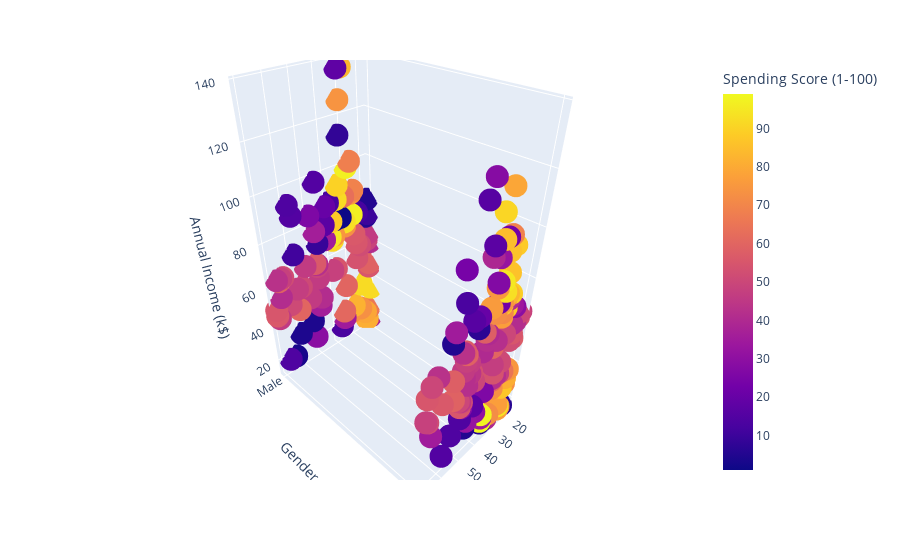

Source (notebook cell):
### Code cell
plt.figure(figsize=(20,20))
import plotly.express as px
fig = px.scatter_3d(df, x='Age', y='Gender', z='Annual Income (k$)',#hue='Gender')
color='Spending Score (1-100)')
fig.show()

### Figure 1 — Plotly figure (JSON) as saved in the notebook; plotly's stock layout.template omitted (floating-point values rounded to 4 significant figures; data arrays with more than 128 entries replaced by an {"elided": "..."} marker saying what was removed)
{"data": [{"hovertemplate": "Age=%{x}<br>Gender=%{y}<br>Annual Income (k$)=%{z}<br>Spending Score (1-100)=%{marker.color}<extra></extra>", "legendgroup": "", "marker": {"color": {"elided": "200 int values"}, "coloraxis": "coloraxis", "symbol": "circle"}, "mode": "markers", "name": "", "scene": "scene", "showlegend": false, "type": "scatter3d", "x": {"elided": "200 int values"}, "y": {"elided": "200 str values"}, "z": {"elided": "200 int values"}}], "layout": {"coloraxis": {"colorbar": {"title": {"text": "Spending Score (1-100)"}}, "colorscale": [[0, "#0d0887"], [0.1111, "#46039f"], [0.2222, "#7201a8"], [0.3333, "#9c179e"], [0.4444, "#bd3786"], [0.5556, "#d8576b"], [0.6667, "#ed7953"], [0.7778, "#fb9f3a"], [0.8889, "#fdca26"], [1, "#f0f921"]]}, "legend": {"tracegroupgap": 0}, "margin": {"t": 60}, "scene": {"domain": {"x": [0, 1], "y": [0, 1]}, "xaxis": {"title": {"text": "Age"}}, "yaxis": {"title": {"text": "Gender"}}, "zaxis": {"title": {"text": "Annual Income (k$)"}}}}}
